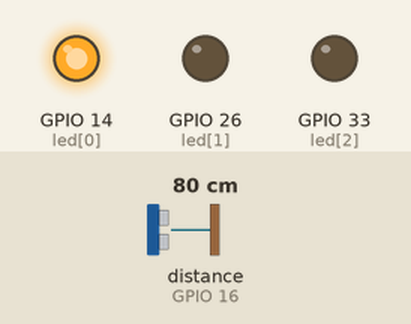
Recording of a sketch running on a simulated ESP32. Parts: output pins drawn as LEDs (lit = HIGH). Wiring (inferred from the names in the program): ultrasonic range finder: trigger GPIO 17; echo GPIO 16. The test bench sets the inputs (shaded band); at power-on: distance to the obstacle (sensor on GPIO 16) 80 cm. The echo pulse lasts 58.3 µs per cm; pins used as bus, display or sensor lines are not drawn; what the sketch prints to the serial monitor is not drawn.

Above: at 3.8 s.
3.9 s: distance to the obstacle (sensor on GPIO 16) set to 12 cm
At 4.5 s:
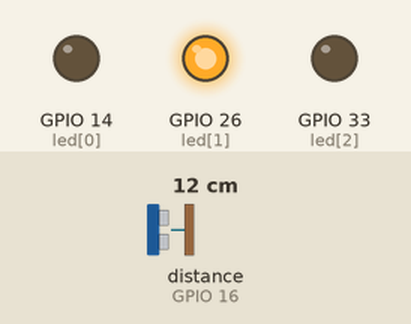
10.5 s: distance to the obstacle (sensor on GPIO 16) set to 9 cm
At 11.8 s:
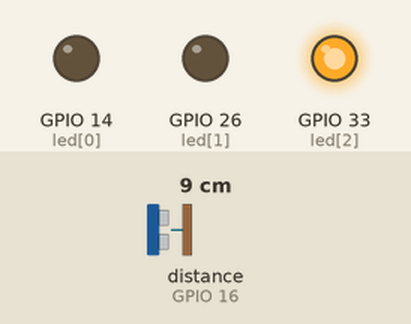
14.4 s: distance to the obstacle (sensor on GPIO 16) set to 7 cm
18.3 s: distance to the obstacle (sensor on GPIO 16) set to 4 cm
At 18.9 s:
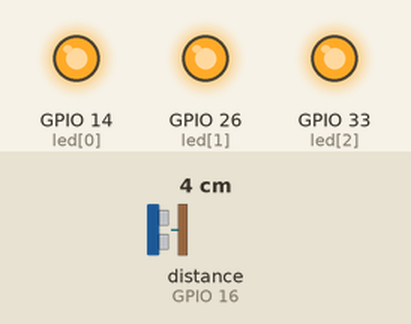
Timing chart, 0 to 21.3 s (numbered marks = the images above; inputs shaded):
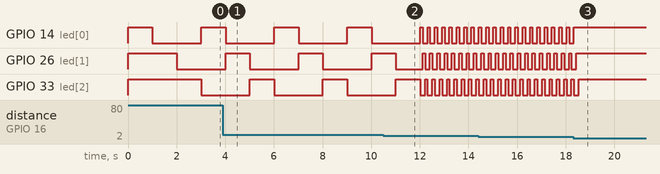

The sketch:

Simple.ino
```cpp
#define trig 17    // 트리거 핀 선언
#define echo 16    // 에코 핀 선언

int led[3] = {14, 26, 33};
int gnd[3] = {12, 27, 25};
void setup()
{
  Serial.begin(115200);      // 통신속도 115200bps로 시리얼 통신 시작
  Serial.println("초음파 센서 시작");
  pinMode(trig, OUTPUT);    // 트리거 핀 출력으로 선언
  pinMode(echo, INPUT);     // 에코 핀 입력으로 선언
  for (int i=0; i<3; i++) {
    pinMode(led[i], OUTPUT);
    digitalWrite(led[i], 1);
    pinMode(gnd[i], OUTPUT);
    digitalWrite(gnd[i], 0);
  }
}
void loop()
{
  long duration, distance;    // 거리 측정을 위한 변수 선언
  // 트리거 핀으로 10us 동안 펄스 출력
  digitalWrite(trig, LOW);        // Trig 핀 Low
  delayMicroseconds(2);            // 2us 딜레이
  digitalWrite(trig, HIGH);    // Trig 핀 High
  delayMicroseconds(10);            // 10us 딜레이
  digitalWrite(trig, LOW);        // Trig 핀 Low
   /*
       에코핀에서 받은 펄스 값을 pulseIn함수를 호출하여
       펄스가 입력될 때까지의 시간을 us단위로 duration에 저장
       pulseln() 함수는 핀에서 펄스(HIGH or LOW)를 읽어서 마이크로초 단위로 반환
  */
  duration = pulseIn(echo, HIGH);
  /*
       음파의 속도는 초당 340m, 왕복하였으니 나누기 2를하면 170m이고,
       mm단위로 바꾸면 170,000mm.
       duration에 저장된 값은 us단위이므로 1,000,000으로 나누어 주고,
       정리해서 distance에 저장
  */
  distance = duration * 170 / 1000;
  Serial.print("거리: ");
  Serial.print(distance); // 거리를 시리얼 모니터에 출력
  Serial.println("mm");
  if(distance > 100){
     digitalWrite(led[0], HIGH);
     delay(1000);
     digitalWrite(led[0], LOW);
     digitalWrite(led[1], HIGH);
     delay(1000);
     digitalWrite(led[1], LOW);
     digitalWrite(led[2], HIGH);
     delay(1000);
     digitalWrite(led[2], LOW);
  }
  else if(distance > 50){
     digitalWrite(led[0], HIGH);
     delay(100);
     digitalWrite(led[0], LOW);
     digitalWrite(led[1], HIGH);
     delay(100);
     digitalWrite(led[1], LOW);
     digitalWrite(led[2], HIGH);
     delay(100);
     digitalWrite(led[2], LOW);
  }
  else {
    for (int i=0; i<3; i++) {
      digitalWrite(led[i], HIGH);
      delay(100);
    }
  }
}
```

Measured:
- the behaviour switches between 11 and 10 cm on distance to the obstacle (sensor on GPIO 16) (found by bisection; images 1 and 2)
- the behaviour switches between 6 and 5 cm on distance to the obstacle (sensor on GPIO 16) (found by bisection; images 2 and 3)
- after the input at 18.3 s, GPIO 14 (led[0]): goes on until 18.3 s, then stays HIGH; GPIO 26 (led[1]): goes on until 18.4 s, then stays HIGH; GPIO 33 (led[2]): goes on until 18.5 s, then stays HIGH
- by itself, GPIO 14 (led[0]), GPIO 26 (led[1]), GPIO 33 (led[2]): alternates HIGH for 1.0 s and LOW for 2.0 s
